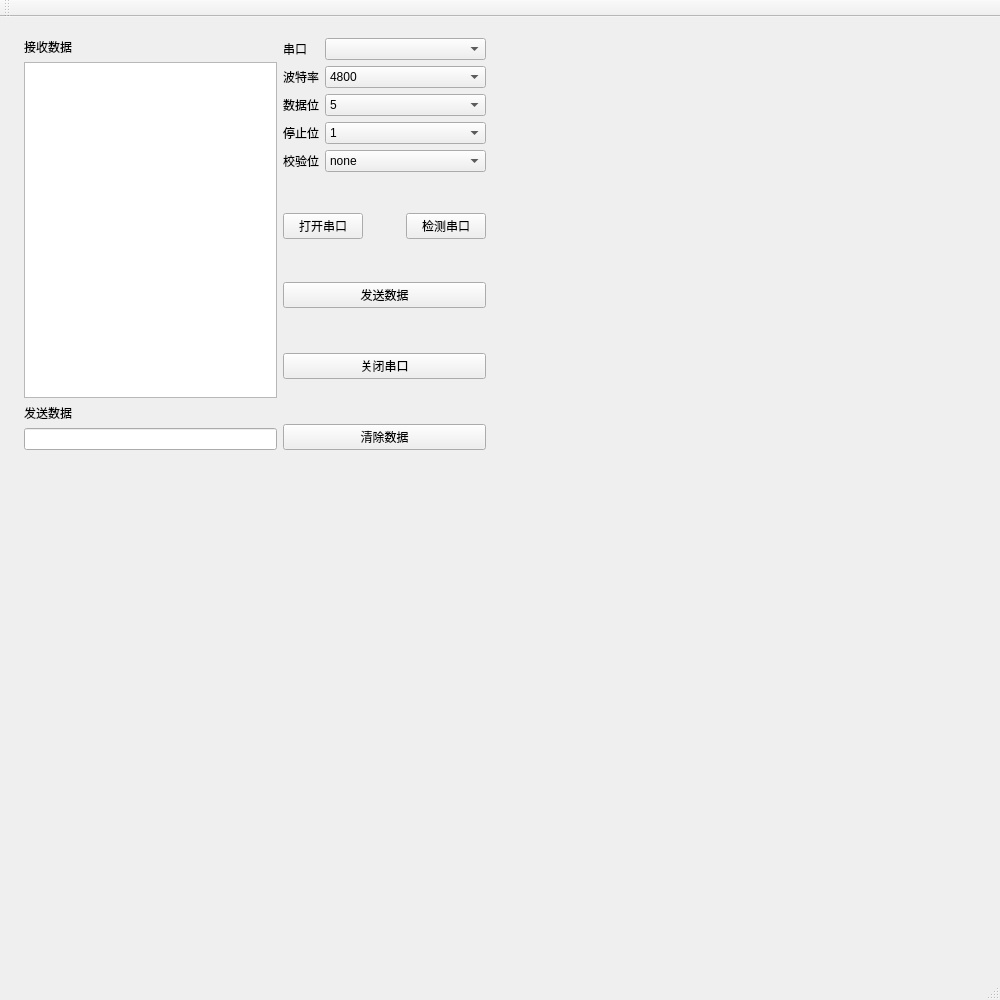
<?xml version="1.0" encoding="UTF-8"?>
<ui version="4.0">
 <class>MyMainWindow</class>
 <widget class="QMainWindow" name="MyMainWindow">
  <property name="geometry">
   <rect>
    <x>0</x>
    <y>0</y>
    <width>1000</width>
    <height>1000</height>
   </rect>
  </property>
  <property name="minimumSize">
   <size>
    <width>1000</width>
    <height>1000</height>
   </size>
  </property>
  <property name="windowTitle">
   <string>MyMainWindow</string>
  </property>
  <widget class="QWidget" name="centralWidget">
   <widget class="QWidget" name="">
    <property name="geometry">
     <rect>
      <x>13</x>
      <y>10</y>
      <width>484</width>
      <height>434</height>
     </rect>
    </property>
    <layout class="QGridLayout" name="gridLayout">
     <item row="0" column="0">
      <layout class="QVBoxLayout" name="verticalLayout_4">
       <item>
        <widget class="QLabel" name="label_2">
         <property name="text">
          <string>接收数据</string>
         </property>
        </widget>
       </item>
       <item>
        <widget class="QPlainTextEdit" name="recvEdit">
         <property name="minimumSize">
          <size>
           <width>200</width>
           <height>200</height>
          </size>
         </property>
        </widget>
       </item>
       <item>
        <widget class="QLabel" name="label">
         <property name="text">
          <string>发送数据</string>
         </property>
        </widget>
       </item>
       <item>
        <widget class="QLineEdit" name="sendEdit"/>
       </item>
      </layout>
     </item>
     <item row="0" column="1">
      <layout class="QVBoxLayout" name="verticalLayout_3">
       <item>
        <layout class="QFormLayout" name="formLayout">
         <item row="0" column="0">
          <widget class="QLabel" name="label_3">
           <property name="text">
            <string>串口</string>
           </property>
          </widget>
         </item>
         <item row="0" column="1">
          <widget class="QComboBox" name="uart_Box"/>
         </item>
         <item row="1" column="0">
          <widget class="QLabel" name="label_4">
           <property name="text">
            <string>波特率</string>
           </property>
          </widget>
         </item>
         <item row="1" column="1">
          <widget class="QComboBox" name="Baud_Box">
           <item>
            <property name="text">
             <string>4800</string>
            </property>
           </item>
           <item>
            <property name="text">
             <string>9600</string>
            </property>
           </item>
           <item>
            <property name="text">
             <string>115200</string>
            </property>
           </item>
          </widget>
         </item>
         <item row="2" column="0">
          <widget class="QLabel" name="label_5">
           <property name="text">
            <string>数据位</string>
           </property>
          </widget>
         </item>
         <item row="2" column="1">
          <widget class="QComboBox" name="Data_Box">
           <item>
            <property name="text">
             <string>5</string>
            </property>
           </item>
           <item>
            <property name="text">
             <string>6</string>
            </property>
           </item>
           <item>
            <property name="text">
             <string>7</string>
            </property>
           </item>
           <item>
            <property name="text">
             <string>8</string>
            </property>
           </item>
          </widget>
         </item>
         <item row="3" column="0">
          <widget class="QLabel" name="label_6">
           <property name="text">
            <string>停止位</string>
           </property>
          </widget>
         </item>
         <item row="3" column="1">
          <widget class="QComboBox" name="Stop_Box">
           <item>
            <property name="text">
             <string>1</string>
            </property>
           </item>
           <item>
            <property name="text">
             <string>1.5</string>
            </property>
           </item>
           <item>
            <property name="text">
             <string>2</string>
            </property>
           </item>
          </widget>
         </item>
         <item row="4" column="0">
          <widget class="QLabel" name="label_7">
           <property name="text">
            <string>校验位</string>
           </property>
          </widget>
         </item>
         <item row="4" column="1">
          <widget class="QComboBox" name="Cheak_Box">
           <item>
            <property name="text">
             <string>none</string>
            </property>
           </item>
          </widget>
         </item>
        </layout>
       </item>
       <item>
        <spacer name="verticalSpacer_4">
         <property name="orientation">
          <enum>Qt::Vertical</enum>
         </property>
         <property name="sizeHint" stdset="0">
          <size>
           <width>20</width>
           <height>40</height>
          </size>
         </property>
        </spacer>
       </item>
       <item>
        <layout class="QVBoxLayout" name="verticalLayout_2">
         <item>
          <layout class="QHBoxLayout" name="horizontalLayout">
           <item>
            <widget class="QPushButton" name="OpenUart_Btn">
             <property name="text">
              <string>打开串口</string>
             </property>
            </widget>
           </item>
           <item>
            <spacer name="horizontalSpacer">
             <property name="orientation">
              <enum>Qt::Horizontal</enum>
             </property>
             <property name="sizeHint" stdset="0">
              <size>
               <width>40</width>
               <height>20</height>
              </size>
             </property>
            </spacer>
           </item>
           <item>
            <widget class="QPushButton" name="CheckUart_Btn">
             <property name="text">
              <string>检测串口</string>
             </property>
            </widget>
           </item>
          </layout>
         </item>
         <item>
          <spacer name="verticalSpacer_3">
           <property name="orientation">
            <enum>Qt::Vertical</enum>
           </property>
           <property name="sizeHint" stdset="0">
            <size>
             <width>20</width>
             <height>40</height>
            </size>
           </property>
          </spacer>
         </item>
         <item>
          <layout class="QVBoxLayout" name="verticalLayout">
           <item>
            <widget class="QPushButton" name="SendData_Btn">
             <property name="text">
              <string>发送数据</string>
             </property>
            </widget>
           </item>
           <item>
            <spacer name="verticalSpacer_2">
             <property name="orientation">
              <enum>Qt::Vertical</enum>
             </property>
             <property name="sizeHint" stdset="0">
              <size>
               <width>20</width>
               <height>40</height>
              </size>
             </property>
            </spacer>
           </item>
           <item>
            <widget class="QPushButton" name="CloseUart_Btn">
             <property name="text">
              <string>关闭串口</string>
             </property>
            </widget>
           </item>
           <item>
            <spacer name="verticalSpacer">
             <property name="orientation">
              <enum>Qt::Vertical</enum>
             </property>
             <property name="sizeHint" stdset="0">
              <size>
               <width>20</width>
               <height>40</height>
              </size>
             </property>
            </spacer>
           </item>
           <item>
            <widget class="QPushButton" name="ClearData_Btn">
             <property name="text">
              <string>清除数据</string>
             </property>
            </widget>
           </item>
          </layout>
         </item>
        </layout>
       </item>
      </layout>
     </item>
    </layout>
   </widget>
  </widget>
  <widget class="QMenuBar" name="menuBar">
   <property name="geometry">
    <rect>
     <x>0</x>
     <y>0</y>
     <width>1000</width>
     <height>21</height>
    </rect>
   </property>
  </widget>
  <widget class="QToolBar" name="mainToolBar">
   <attribute name="toolBarArea">
    <enum>TopToolBarArea</enum>
   </attribute>
   <attribute name="toolBarBreak">
    <bool>false</bool>
   </attribute>
  </widget>
  <widget class="QStatusBar" name="statusBar"/>
 </widget>
 <layoutdefault spacing="6" margin="11"/>
 <resources/>
 <connections/>
</ui>
